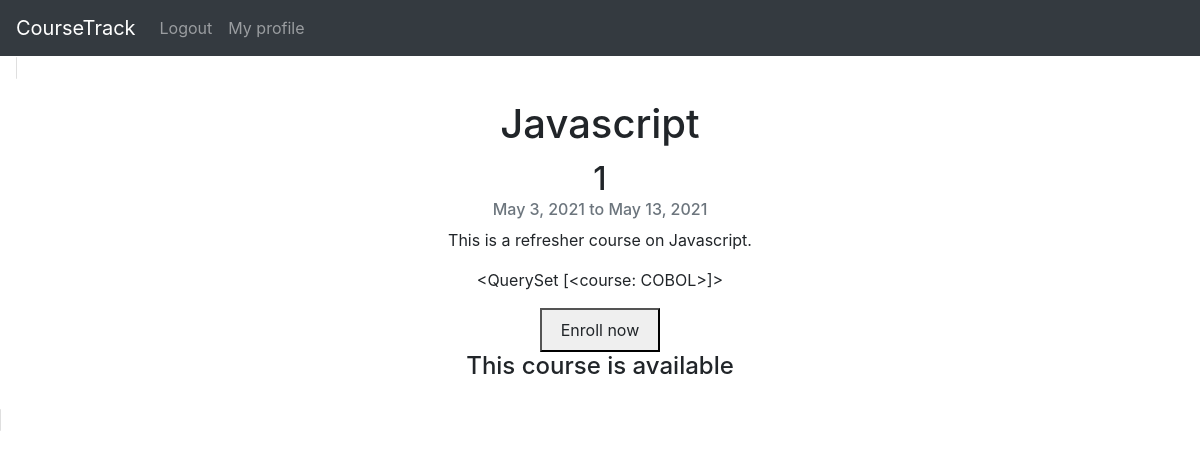
The app's page /course/1/ (signed in) with its own data.
### base/models.py (models this page shows, shortened)
class course(models.Model):
    title = models.CharField(default=None, max_length=40)
    startDate = models.DateField(default=None)
    endDate = models.DateField(default=None)
    description = models.TextField(default=None, max_length=200)
    students = models.ManyToManyField(The_User, related_name='courses_completed', blank=True, null=True)
    available = models.BooleanField(default=True)
    def __str__(self):
        return self.title

class The_User(AbstractUser):
    bio = models.TextField(default=None, null=True, blank=True)

### base/views.py (the view)
# urls.py: path('course/<int:pk>/', CourseDetailView.as_view(), name='course_detail'),
class CourseDetailView(LoginRequiredMixin, DetailView):
    model = course
    template_name = "course_detail.html"
    context_object_name = "course"

### base/templates/course_detail.html (shortened to what this page needs)
{% extends 'base.html' %}
{% block content %}
<div class="card" style="display: inline; width: 40rem; margin: 1rem 1rem 1rem 1rem; text-align: center;">
  <div class="card-body">
    <h1 class="card-title">{{ course.title }}</h1>
    <h2>{{ course.id }}</h2>
    <h6 class="card-subtitle mb-2 text-muted">
      {{ course.startDate }} to {{ course.endDate }}
    </h6>
    <p class="card-text">{{ course.description }}</p>
    <p>{{ request.user.courses_completed.all }}</p>
    {% if course.available and not course in request.user.courses_completed.all %}
    <button><a
      class="btn"
      href="{% url 'change-course' 'subscribe' course.id %}"
      class="card-link"
      >Enroll now</a
    ></button>
    <h4>This course is available</h4>
    {% endif %}
  </div>
</div>
{% endblock content %}

### records on screen
course: title "Javascript", id "1", startDate "May 3, 2021", endDate "May 13, 2021", description "This is a refresher course on Javascript."
The_User: user.courses_completed.all "<QuerySet [<course: COBOL>]>"
